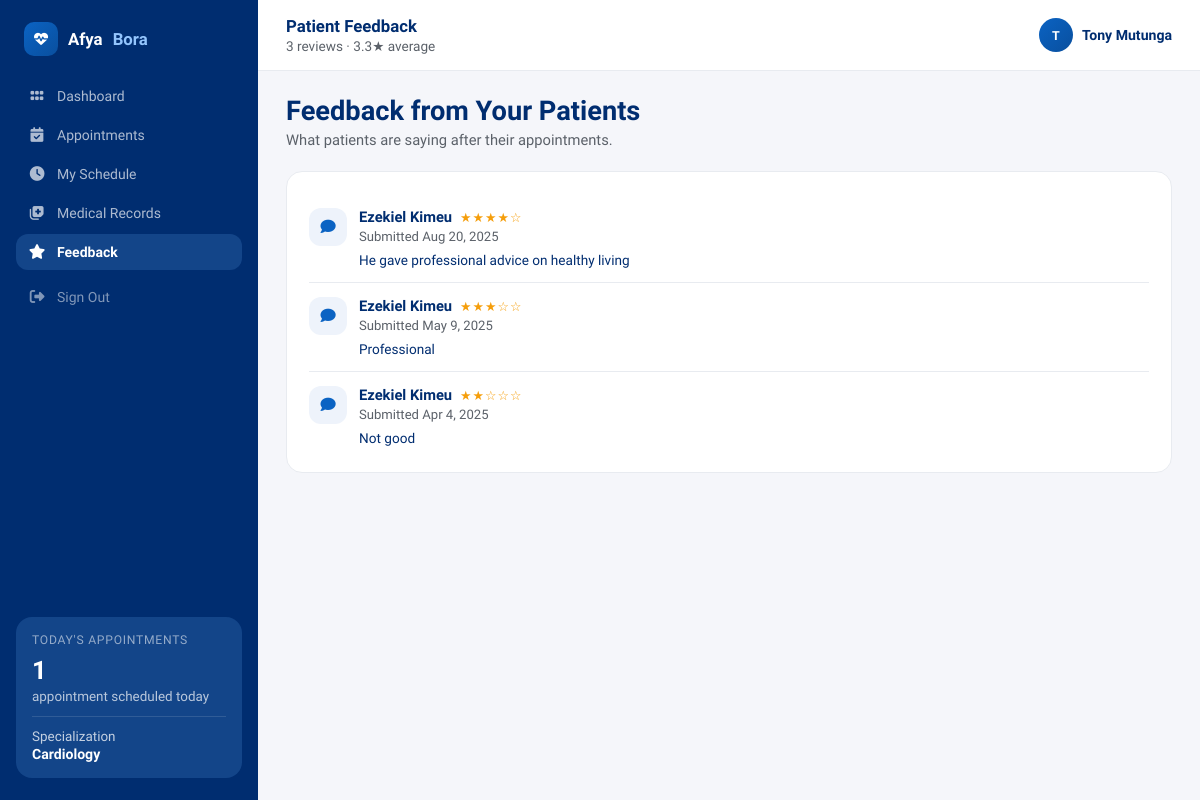
The page /doctors/view_feedback.php (signed in) on the database as committed earlier.
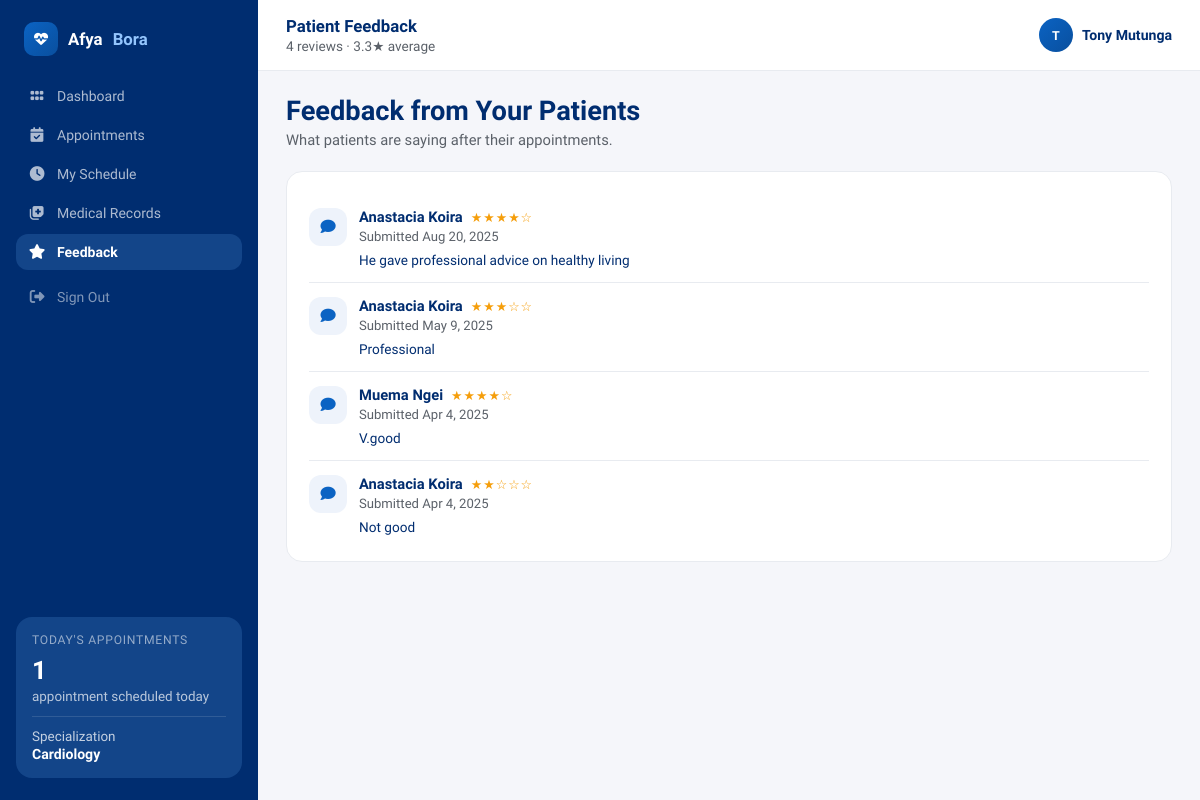
The same page on the database as committed later.
### tables this page shows
CREATE TABLE `users` (
  `user_id` int(11) NOT NULL AUTO_INCREMENT,
  `full_name` varchar(100) NOT NULL,
  `email` varchar(100) NOT NULL,
  `password_hash` varchar(255) NOT NULL,
  `phone_number` varchar(15) DEFAULT NULL,
  `role` enum('admin','doctor','patient','receptionist') NOT NULL,
  `specialization` varchar(100) DEFAULT NULL,
  `date_of_birth` date DEFAULT NULL,
  `gender` enum('male','female','other') DEFAULT NULL,
  `address` text DEFAULT NULL,
  `created_at` timestamp NULL DEFAULT current_timestamp(),
  PRIMARY KEY (`user_id`),
  UNIQUE KEY `email` (`email`)
);

CREATE TABLE `feedback` (
  `feedback_id` int(11) NOT NULL AUTO_INCREMENT,
  `patient_id` int(11) NOT NULL,
  `doctor_id` int(11) NOT NULL,
  `rating` int(11) DEFAULT NULL,
  `comments` text DEFAULT NULL,
  `created_at` timestamp NULL DEFAULT current_timestamp(),
  PRIMARY KEY (`feedback_id`),
  KEY `patient_id` (`patient_id`),
  KEY `doctor_id` (`doctor_id`),
  CONSTRAINT `feedback_ibfk_2` FOREIGN KEY (`doctor_id`) REFERENCES `users` (`user_id`) ON DELETE CASCADE,
  CONSTRAINT `fk_feedback_patient` FOREIGN KEY (`patient_id`) REFERENCES `users` (`user_id`) ON DELETE CASCADE
);

### doctors/view_feedback.php (the view, shortened to what this page needs)
<?php
require_once "../config/db.php";
$doctor_id = $_SESSION["user_id"];
$doctor_name = $_SESSION["full_name"];
$current_page = "view_feedback";
$stmt = $conn->prepare("
    SELECT f.rating, f.comments, f.created_at, u.full_name AS patient_name
    FROM feedback f
    JOIN users u ON f.patient_id = u.user_id
    WHERE f.doctor_id = ?
    ORDER BY f.created_at DESC
");
$stmt->bind_param("i", $doctor_id);
$stmt->execute();
$result = $stmt->get_result();
$total = $result->num_rows;
$avg_rating = 0;
if ($total > 0) {
    $sum_stmt = $conn->prepare("SELECT AVG(rating) AS avg_r FROM feedback WHERE doctor_id = ?");
    $sum_stmt->bind_param("i", $doctor_id);
    $sum_stmt->execute();
    $avg_rating = round((float)($sum_stmt->get_result()->fetch_assoc()["avg_r"] ?? 0), 1);
}
?>
<!DOCTYPE html>
<html lang="en">
<head>
    <link rel="stylesheet" href="https://cdnjs.cloudflare.com/ajax/libs/font-awesome/6.5.0/css/all.min.css">
</head>
<body>
<?php include "sidebar.php"; ?>
<div class="ab-main-wrap">
    <header class="ab-topbar">
        <div class="ab-topbar-left">
            <div class="ab-greeting">Patient Feedback</div>
            <div class="ab-subgreeting"><?= $total ?> review<?= $total === 1 ? '' : 's' ?><?= $total > 0 ? " · {$avg_rating}★ average" : '' ?></div>
        </div>
        <div class="ab-topbar-right">
            <div class="ab-user-chip">
                <div class="ab-user-avatar"><?= htmlspecialchars(strtoupper(substr($doctor_name, 0, 1))) ?></div>
                <div class="ab-user-name"><?= htmlspecialchars($doctor_name) ?></div>
            </div>
        </div>
    </header>
    <main class="ab-content">
        <div class="ab-page-title">Feedback from Your Patients</div>
        <div class="ab-page-sub">What patients are saying after their appointments.</div>
        <div class="ab-card">
            <?php if ($total > 0): ?>
                <?php while ($row = $result->fetch_assoc()): ?>
                    <div class="ab-list-row">
                        <div class="ab-icon-chip"><i class="fas fa-comment"></i></div>
                        <div class="alr-body">
                            <div class="alr-title-line">
                                <span class="alr-title"><?= htmlspecialchars($row["patient_name"]) ?></span>
                                <span class="fb-stars"><?= str_repeat("★", (int)$row["rating"]) . str_repeat("☆", 5 - (int)$row["rating"]) ?></span>
                            </div>
                            <div class="alr-meta">Submitted <?= date("M j, Y", strtotime($row["created_at"])) ?></div>
                            <?php if (!empty($row['comments'])): ?><div class="alr-detail"><?= nl2br(htmlspecialchars($row["comments"])) ?></div><?php endif; ?>
                        </div>
                    </div>
                <?php endwhile; ?>
            <?php else: ?>
                <p style="color:var(--muted);font-size:.85rem;margin:6px 0 0">No feedback submitted yet.</p>
            <?php endif; ?>
        </div>
    </main>
</div>
</body>
</html>

### doctors/sidebar.php (shortened to what this page needs)
<?php
$__sidebar_doctor_id = $_SESSION["user_id"] ?? null;
$__today_count = 0;
$__specialization = null;
if ($__sidebar_doctor_id) {
    $__stmt = $conn->prepare("SELECT COUNT(*) AS c FROM appointments WHERE doctor_id = ? AND appointment_date = CURDATE() AND status = 'scheduled'");
    $__stmt->bind_param("i", $__sidebar_doctor_id);
    $__stmt->execute();
    $__today_count = (int)($__stmt->get_result()->fetch_assoc()["c"] ?? 0);
    $__spec_stmt = $conn->prepare("SELECT specialization FROM users WHERE user_id = ?");
    $__spec_stmt->bind_param("i", $__sidebar_doctor_id);
    $__spec_stmt->execute();
    $__specialization = $__spec_stmt->get_result()->fetch_assoc()["specialization"] ?? null;
}
?>
<aside class="ab-sidebar">
  <div class="ab-brand">
    <div class="ab-brand-icon"><i class="fas fa-heartbeat"></i></div>
    Afya<span>Bora</span>
  </div>
  <nav class="ab-nav">
    <a href="dashboard.php" class="ab-nav-item <?= $current_page === 'dashboard' ? 'active' : '' ?>"><i class="fas fa-grip"></i> Dashboard</a>
    <a href="appointments.php" class="ab-nav-item <?= $current_page === 'appointments' ? 'active' : '' ?>"><i class="fas fa-calendar-check"></i> Appointments</a>
    <a href="schedule.php" class="ab-nav-item <?= $current_page === 'schedule' ? 'active' : '' ?>"><i class="fas fa-clock"></i> My Schedule</a>
    <a href="medical_history.php" class="ab-nav-item <?= $current_page === 'medical_history' ? 'active' : '' ?>"><i class="fas fa-notes-medical"></i> Medical Records</a>
    <a href="view_feedback.php" class="ab-nav-item <?= $current_page === 'view_feedback' ? 'active' : '' ?>"><i class="fas fa-star"></i> Feedback</a>
    <a href="../logout.php" class="ab-nav-item logout"><i class="fas fa-sign-out-alt"></i> Sign Out</a>
  </nav>
  <?php if ($__sidebar_doctor_id): ?>
  <div class="ab-sidebar-widget">
    <div class="aw-title">Today's Appointments</div>
    <div class="aw-pct"><?= $__today_count ?></div>
    <div class="aw-note"><?= $__today_count === 1 ? 'appointment scheduled today' : 'appointments scheduled today' ?></div>
    <?php if ($__specialization): ?>
    <div class="aw-spec">
      Specialization
      <strong><?= htmlspecialchars($__specialization) ?></strong>
    </div>
    <?php endif; ?>
  </div>
  <?php endif; ?>
</aside>

### doctors/view_feedback.php (style rules this page uses)
.fb-stars { color: #f59e0b; font-size: .8rem; letter-spacing: 1px; }

### doctors/sidebar.php (style rules this page uses)
:root { --navy: #002d70; --navy2: #134589; --blue: #0b63c3; --blue2: #094f9e; --sky: #eef3fb; --canvas: #f5f6fa; --white: #ffffff; --border: #e8ebf0; --muted: #5b6169; --green: #1fae7a; --amber: #f59e0b; --rose: #dc2626; --radius-sm: 8px; --radius-md: 12px; --radius-lg: 16px; --radius-pill: 999px; --sidebar-w: 258px; }
* { box-sizing: border-box; }
body { font-family: 'Plus Jakarta Sans', sans-serif; color: var(--navy); background: var(--canvas); margin: 0; }
a { text-decoration: none; }
.ab-sidebar { position: fixed; top: 0; left: 0; bottom: 0; width: var(--sidebar-w); background: var(--navy); display: flex; flex-direction: column; padding: 22px 16px; overflow-y: auto; z-index: 100; }
.ab-brand { display: flex; align-items: center; gap: 10px; padding: 0 8px 22px; color: #fff; font-weight: 700; font-size: 1.05rem; }
.ab-brand .ab-brand-icon { width: 34px; height: 34px; border-radius: 10px; background: linear-gradient(135deg, var(--blue), var(--blue2)); display: flex; align-items: center; justify-content: center; font-size: .88rem; flex-shrink: 0; }
.ab-brand span { color: #93c5fd; }
.ab-nav { display: flex; flex-direction: column; gap: 3px; flex: 1; }
.ab-nav-item { display: flex; align-items: center; gap: 11px; padding: 10px 12px; border-radius: var(--radius-md); color: rgba(255,255,255,.68); font-size: .875rem; font-weight: 500; transition: background .15s, color .15s; }
.ab-nav-item i { width: 18px; text-align: center; font-size: .92rem; }
.ab-nav-item.active { background: var(--navy2); color: #fff; font-weight: 600; }
.ab-nav-item.logout { color: rgba(255,255,255,.5); margin-top: 6px; }
.ab-sidebar-widget { margin-top: 16px; background: var(--navy2); border-radius: var(--radius-lg); padding: 16px; color: #fff; }
.ab-sidebar-widget .aw-title { font-size: .76rem; text-transform: uppercase; letter-spacing: .06em; color: rgba(255,255,255,.55); margin-bottom: 8px; }
.ab-sidebar-widget .aw-pct { font-size: 1.6rem; font-weight: 800; margin-bottom: 4px; }
.ab-sidebar-widget .aw-note { font-size: .84rem; color: rgba(255,255,255,.7); }
.ab-sidebar-widget .aw-spec { margin-top: 12px; padding-top: 12px; border-top: 1px solid rgba(255,255,255,.12); font-size: .84rem; color: rgba(255,255,255,.75); }
.ab-sidebar-widget .aw-spec strong { display: block; color: #fff; font-size: .88rem; margin-top: 2px; }
.ab-main-wrap { margin-left: var(--sidebar-w); min-height: 100vh; display: flex; flex-direction: column; }
.ab-topbar { background: var(--white); border-bottom: 1px solid var(--border); padding: 16px 28px; display: flex; align-items: center; justify-content: space-between; gap: 16px; }
.ab-topbar-left .ab-greeting { font-size: 1.05rem; font-weight: 700; color: var(--navy); }
.ab-topbar-left .ab-subgreeting { font-size: .85rem; color: var(--muted); margin-top: 2px; }
.ab-topbar-right { display: flex; align-items: center; gap: 12px; }
.ab-user-chip { display: flex; align-items: center; gap: 9px; }
.ab-user-avatar { width: 34px; height: 34px; border-radius: 50%; background: linear-gradient(135deg, var(--blue), var(--blue2)); color: #fff; font-weight: 700; font-size: .78rem; display: flex; align-items: center; justify-content: center; }
.ab-user-name { font-size: .88rem; font-weight: 600; color: var(--navy); }
.ab-content { padding: 24px 28px 40px; flex: 1; }
.ab-card { background: var(--white); border: 1px solid var(--border); border-radius: var(--radius-lg); padding: 22px; }
.ab-icon-chip { width: 38px; height: 38px; border-radius: var(--radius-md); background: var(--sky); color: var(--blue); display: flex; align-items: center; justify-content: center; font-size: .95rem; flex-shrink: 0; }
.ab-page-title { font-size: 1.7rem; font-weight: 800; color: var(--navy); margin-bottom: 4px; }
.ab-page-sub { color: var(--muted); font-size: .92rem; margin-bottom: 22px; }
.ab-list-row { border-bottom: 1px solid var(--border); padding: 14px 0; display: flex; align-items: flex-start; gap: 12px; }
.ab-list-row:last-child { border-bottom: none; padding-bottom: 4px; }
.ab-list-row .alr-body { flex: 1; min-width: 0; }
.ab-list-row .alr-title-line { display: flex; align-items: center; gap: 8px; flex-wrap: wrap; }
.ab-list-row .alr-title { font-weight: 600; color: var(--navy); font-size: .92rem; }
.ab-list-row .alr-meta { color: var(--muted); font-size: .82rem; margin-top: 3px; }
.ab-list-row .alr-detail { font-size: .85rem; color: var(--navy); margin-top: 8px; }

Rows that differ between the two databases and show on the page:
changed feedback "He gave professional advice on healthy living": patient.full_name "Ezekiel Kimeu" → "Anastacia Koira"
changed feedback "Professional": patient.full_name "Ezekiel Kimeu" → "Anastacia Koira"
now on this page (row edited): feedback: patient.full_name "Muema Ngei", rating "★★★★", rating "☆", created_at "Apr 4, 2025", comments "V.good"
changed feedback "Not good": patient.full_name "Ezekiel Kimeu" → "Anastacia Koira"
Other text that changed with them:
$total: "3" → "4"
